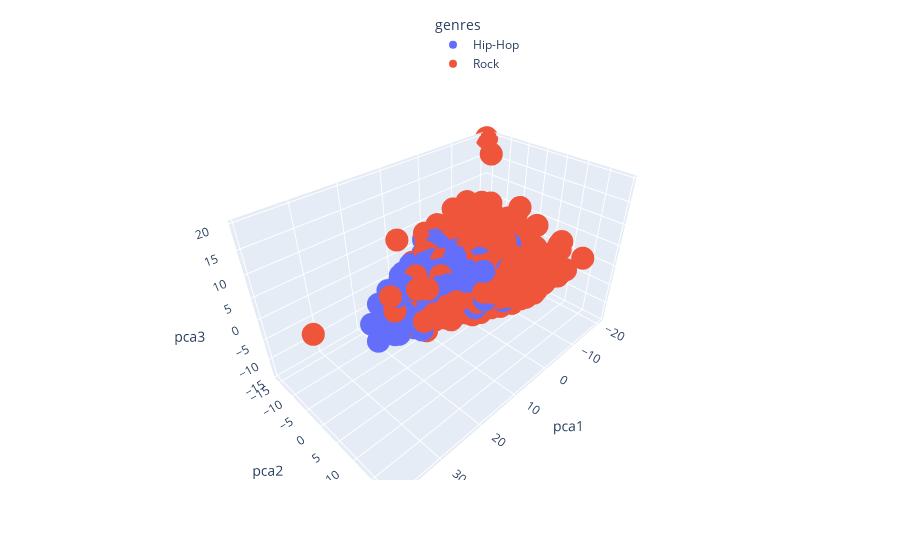

The notebook cell this image was saved under:
### Markdown cell above
# 1.4 plot PCA in 3D

### Code cell
# 3D PCA
#total_var = pca.explained_variance_ratio_.sum() * 100

fig = px.scatter_3d(
    df, x='pca1', y='pca2', z='pca3', color='genres',
    #title=f'Total Explained Variance: {total_var:.2f}%',
    #labels={'0': 'PC 1', '1': 'PC 2', '2': 'PC 3'}
)
fig.update_layout(legend=dict(
    orientation="v",
    yanchor="bottom",
    y=1,
    xanchor="right",
    x=0.6
))
fig.show()

### Figure 1 — Plotly figure (JSON) as saved in the notebook; plotly's stock layout.template omitted (floating-point values rounded to 4 significant figures; data arrays with more than 128 entries replaced by an {"elided": "..."} marker saying what was removed)
{"data": [{"hovertemplate": "genres=Hip-Hop<br>pca1=%{x}<br>pca2=%{y}<br>pca3=%{z}<extra></extra>", "legendgroup": "Hip-Hop", "marker": {"color": "#636efa", "symbol": "circle"}, "mode": "markers", "name": "Hip-Hop", "scene": "scene", "showlegend": true, "type": "scatter3d", "x": {"elided": "3552 float values"}, "y": {"elided": "3552 float values"}, "z": {"elided": "3552 float values"}}, {"hovertemplate": "genres=Rock<br>pca1=%{x}<br>pca2=%{y}<br>pca3=%{z}<extra></extra>", "legendgroup": "Rock", "marker": {"color": "#EF553B", "symbol": "circle"}, "mode": "markers", "name": "Rock", "scene": "scene", "showlegend": true, "type": "scatter3d", "x": {"elided": "14182 float values"}, "y": {"elided": "14182 float values"}, "z": {"elided": "14182 float values"}}], "layout": {"legend": {"orientation": "v", "title": {"text": "genres"}, "tracegroupgap": 0, "x": 0.6, "xanchor": "right", "y": 1, "yanchor": "bottom"}, "margin": {"t": 60}, "scene": {"domain": {"x": [0.0, 1.0], "y": [0.0, 1.0]}, "xaxis": {"title": {"text": "pca1"}}, "yaxis": {"title": {"text": "pca2"}}, "zaxis": {"title": {"text": "pca3"}}}}}
